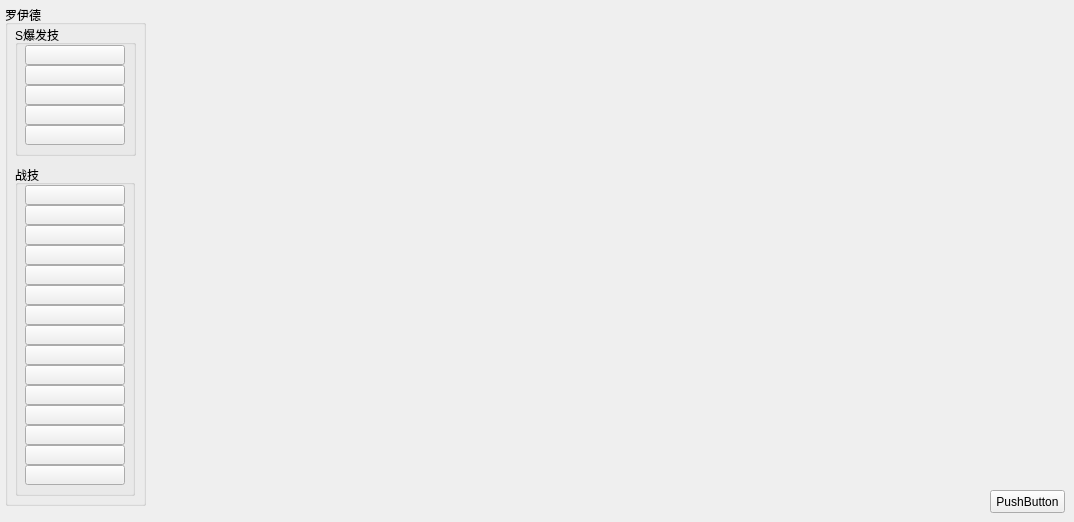
    <widget class="QWidget" name="tab_skill">
     <attribute name="title">
      <string>战技\S爆发技</string>
     </attribute>
     <widget class="QPushButton" name="pushButton_test_fuck">
      <property name="geometry">
       <rect>
        <x>990</x>
        <y>490</y>
        <width>75</width>
        <height>23</height>
       </rect>
      </property>
      <property name="text">
       <string>PushButton</string>
      </property>
     </widget>
     <widget class="QGroupBox" name="groupBox_skill_Lloyd">
      <property name="geometry">
       <rect>
        <x>5</x>
        <y>5</y>
        <width>141</width>
        <height>501</height>
       </rect>
      </property>
      <property name="title">
       <string>罗伊德</string>
      </property>
      <widget class="QGroupBox" name="groupBox_skill_Lloyd_s_break">
       <property name="geometry">
        <rect>
         <x>10</x>
         <y>20</y>
         <width>121</width>
         <height>131</height>
        </rect>
       </property>
       <property name="title">
        <string>S爆发技</string>
       </property>
       <widget class="QToolButton" name="toolButton_skill_Lloyd_s_break_1">
        <property name="geometry">
         <rect>
          <x>10</x>
          <y>20</y>
          <width>100</width>
          <height>20</height>
         </rect>
        </property>
        <property name="text">
         <string/>
        </property>
       </widget>
       <widget class="QToolButton" name="toolButton_skill_Lloyd_s_break_2">
        <property name="geometry">
         <rect>
          <x>10</x>
          <y>40</y>
          <width>100</width>
          <height>20</height>
         </rect>
        </property>
        <property name="text">
         <string/>
        </property>
       </widget>
       <widget class="QToolButton" name="toolButton_skill_Lloyd_s_break_3">
        <property name="geometry">
         <rect>
          <x>10</x>
          <y>60</y>
          <width>100</width>
          <height>20</height>
         </rect>
        </property>
        <property name="text">
         <string/>
        </property>
       </widget>
       <widget class="QToolButton" name="toolButton_skill_Lloyd_s_break_4">
        <property name="geometry">
         <rect>
          <x>10</x>
          <y>80</y>
          <width>100</width>
          <height>20</height>
         </rect>
        </property>
        <property name="text">
         <string/>
        </property>
       </widget>
       <widget class="QToolButton" name="toolButton_skill_Lloyd_s_break_5">
        <property name="geometry">
         <rect>
          <x>10</x>
          <y>100</y>
          <width>100</width>
          <height>20</height>
         </rect>
        </property>
        <property name="text">
         <string/>
        </property>
       </widget>
      </widget>
      <widget class="QGroupBox" name="groupBox_skill_Lloyd_fight">
       <property name="geometry">
        <rect>
         <x>10</x>
         <y>160</y>
         <width>120</width>
         <height>331</height>
        </rect>
       </property>
       <property name="title">
        <string>战技</string>
       </property>
       <widget class="QToolButton" name="toolButton_skill_Lloyd_fight_1">
        <property name="geometry">
         <rect>
          <x>10</x>
          <y>20</y>
          <width>100</width>
          <height>20</height>
         </rect>
        </property>
        <property name="text">
         <string/>
        </property>
       </widget>
       <widget class="QToolButton" name="toolButton_skill_Lloyd_fight_4">
        <property name="geometry">
         <rect>
          <x>10</x>
          <y>80</y>
          <width>100</width>
          <height>20</height>
         </rect>
        </property>
        <property name="text">
         <string/>
        </property>
       </widget>
       <widget class="QToolButton" name="toolButton_skill_Lloyd_fight_2">
        <property name="geometry">
         <rect>
          <x>10</x>
          <y>40</y>
          <width>100</width>
          <height>20</height>
         </rect>
        </property>
        <property name="text">
         <string/>
        </property>
       </widget>
       <widget class="QToolButton" name="toolButton_skill_Lloyd_fight_3">
        <property name="geometry">
         <rect>
          <x>10</x>
          <y>60</y>
          <width>100</width>
          <height>20</height>
         </rect>
        </property>
        <property name="text">
         <string/>
        </property>
       </widget>
       <widget class="QToolButton" name="toolButton_skill_Lloyd_fight_5">
        <property name="geometry">
         <rect>
          <x>10</x>
          <y>100</y>
          <width>100</width>
          <height>20</height>
         </rect>
        </property>
        <property name="text">
         <string/>
        </property>
       </widget>
       <widget class="QToolButton" name="toolButton_skill_Lloyd_fight_6">
        <property name="geometry">
         <rect>
          <x>10</x>
          <y>120</y>
          <width>100</width>
          <height>20</height>
         </rect>
        </property>
        <property name="text">
         <string/>
        </property>
       </widget>
       <widget class="QToolButton" name="toolButton_skill_Lloyd_fight_7">
        <property name="geometry">
         <rect>
          <x>10</x>
          <y>140</y>
          <width>100</width>
          <height>20</height>
         </rect>
        </property>
        <property name="text">
         <string/>
        </property>
       </widget>
       <widget class="QToolButton" name="toolButton_skill_Lloyd_fight_9">
        <property name="geometry">
         <rect>
          <x>10</x>
          <y>180</y>
          <width>100</width>
          <height>20</height>
         </rect>
        </property>
        <property name="text">
         <string/>
        </property>
       </widget>
       <widget class="QToolButton" name="toolButton_skill_Lloyd_fight_10">
        <property name="geometry">
         <rect>
          <x>10</x>
          <y>200</y>
          <width>100</width>
          <height>20</height>
         </rect>
        </property>
        <property name="text">
         <string/>
        </property>
       </widget>
       <widget class="QToolButton" name="toolButton_skill_Lloyd_fight_8">
        <property name="geometry">
         <rect>
          <x>10</x>
          <y>160</y>
          <width>100</width>
          <height>20</height>
         </rect>
        </property>
        <property name="text">
         <string/>
        </property>
       </widget>
       <widget class="QToolButton" name="toolButton_skill_Lloyd_fight_11">
        <property name="geometry">
         <rect>
          <x>10</x>
          <y>220</y>
          <width>100</width>
          <height>20</height>
         </rect>
        </property>
        <property name="text">
         <string/>
        </property>
       </widget>
       <widget class="QToolButton" name="toolButton_skill_Lloyd_fight_13">
        <property name="geometry">
         <rect>
          <x>10</x>
          <y>260</y>
          <width>100</width>
          <height>20</height>
         </rect>
        </property>
        <property name="text">
         <string/>
        </property>
       </widget>
       <widget class="QToolButton" name="toolButton_skill_Lloyd_fight_14">
        <property name="geometry">
         <rect>
          <x>10</x>
          <y>280</y>
          <width>100</width>
          <height>20</height>
         </rect>
        </property>
        <property name="text">
         <string/>
        </property>
       </widget>
       <widget class="QToolButton" name="toolButton_skill_Lloyd_fight_12">
        <property name="geometry">
         <rect>
          <x>10</x>
          <y>240</y>
          <width>100</width>
          <height>20</height>
         </rect>
        </property>
        <property name="text">
         <string/>
        </property>
       </widget>
       <widget class="QToolButton" name="toolButton_skill_Lloyd_fight_15">
        <property name="geometry">
         <rect>
          <x>10</x>
          <y>300</y>
          <width>100</width>
          <height>20</height>
         </rect>
        </property>
        <property name="text">
         <string/>
        </property>
       </widget>
      </widget>
     </widget>
    </widget>
